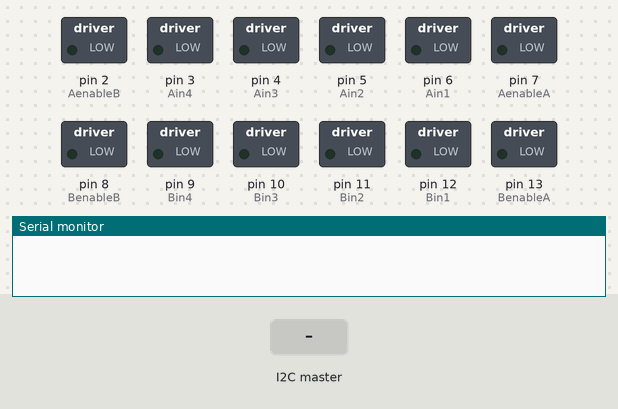
Bench run of a sketch on a simulated Arduino Uno, built with avr-gcc and run on an emulated ATmega328P. Shown: switched loads named in the sketch (green lamp = pin HIGH), the last lines printed to the serial monitor. Inputs (shaded band) come from the test bench.

Above: at 1.2 s.
1.3 s: the I2C master sends "f"
At 1.7 s:
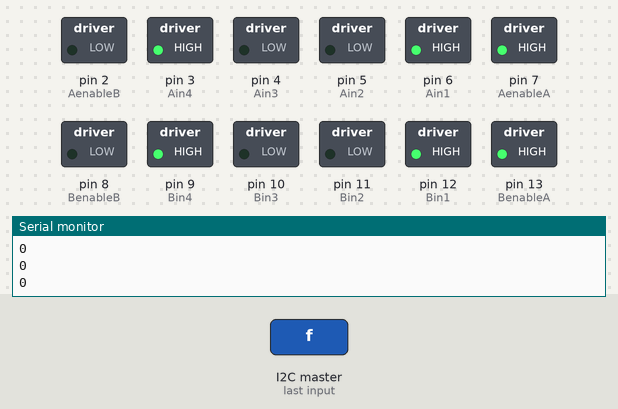
2.8 s: the I2C master sends "l"
At 4.0 s:
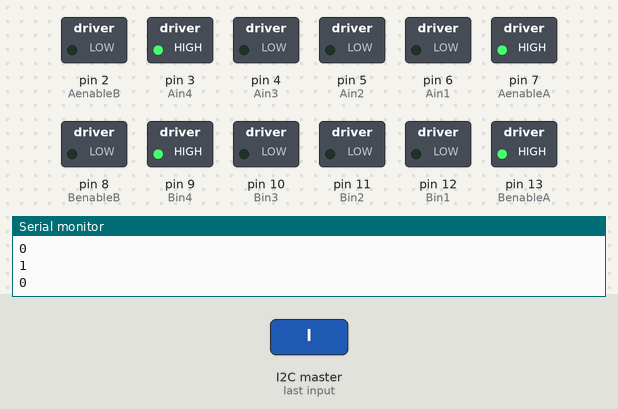
4.3 s: the I2C master sends "r"
At 5.2 s:
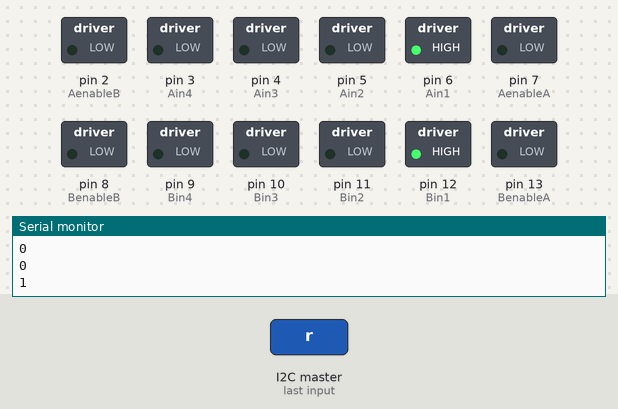
5.8 s: the I2C master sends "b"
At 6.3 s:
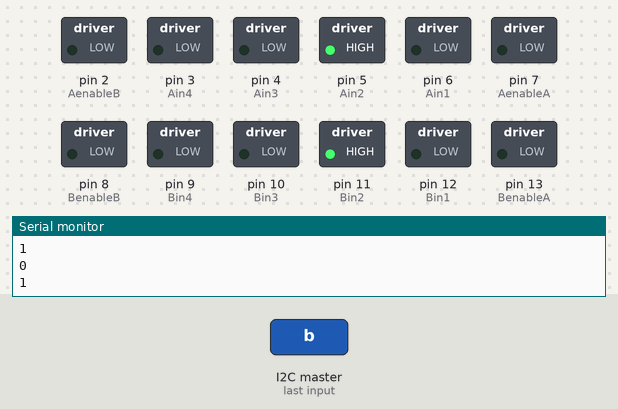
7.3 s: the I2C master sends "s"
At 8.5 s:
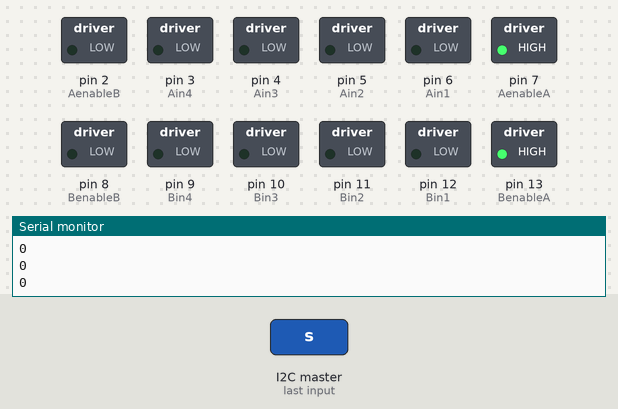
8.8 s: the I2C master sends "b"
At 9.8 s:
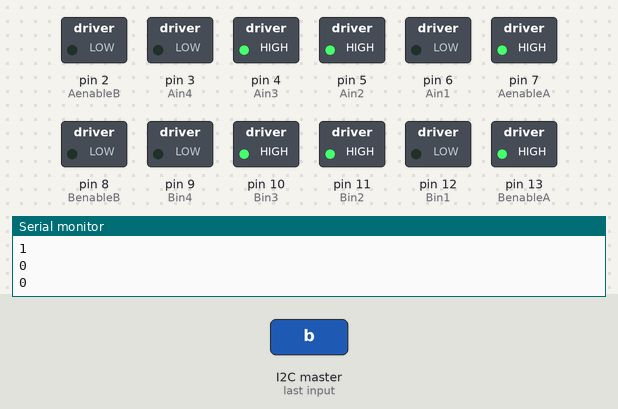
Timing chart, 0 to 11.3 s (numbered marks = the images above; inputs shaded):
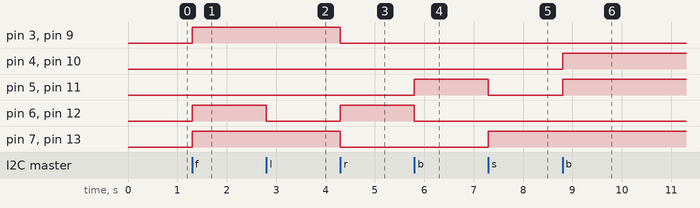

Measured:
- after the input at 1.3 s, pin 3 (Ain4), pin 6 (Ain1), pin 7 (AenableA), pin 9 (Bin4), pin 12 (Bin1), pin 13 (BenableA): LOW → HIGH at once
- after the input at 2.8 s, pin 6 (Ain1), pin 12 (Bin1): HIGH → LOW at once
- after the input at 4.3 s, pin 3 (Ain4), pin 7 (AenableA), pin 9 (Bin4), pin 13 (BenableA): HIGH → LOW at once; pin 6 (Ain1), pin 12 (Bin1): LOW → HIGH at once
- after the input at 5.8 s, pin 5 (Ain2), pin 11 (Bin2): LOW → HIGH at once; pin 6 (Ain1), pin 12 (Bin1): HIGH → LOW at once
- after the input at 7.3 s, pin 5 (Ain2), pin 11 (Bin2): HIGH → LOW at once; pin 7 (AenableA), pin 13 (BenableA): LOW → HIGH at once
- after the input at 8.8 s, pin 4 (Ain3), pin 5 (Ain2), pin 10 (Bin3), pin 11 (Bin2): LOW → HIGH at once

The sketch:

ArduinoInterface.ino
```cpp
#include <Wire.h>

//front motor driver
int AenableA = 7;
int Ain1 = 6;
int Ain2 = 5;

int AenableB = 2;
int Ain3 = 4;
int Ain4 = 3;

//back motor driver
int BenableA = 13;
int Bin1 = 12;
int Bin2 = 11;

int BenableB = 8;
int Bin3 = 10;
int Bin4 = 9;

bool forward = false;
bool backward = false;
bool left = false;
bool right = false;
bool brake = true;


void setup() {
  pinMode(AenableA, OUTPUT);
	pinMode(AenableB, OUTPUT);
	pinMode(Ain1, OUTPUT);
	pinMode(Ain2, OUTPUT);
	pinMode(Ain3, OUTPUT);
	pinMode(Ain4, OUTPUT);

  pinMode(BenableA, OUTPUT);
	pinMode(BenableB, OUTPUT);
	pinMode(Bin1, OUTPUT);
	pinMode(Bin2, OUTPUT);
	pinMode(Bin3, OUTPUT);
	pinMode(Bin4, OUTPUT);

  digitalWrite(Ain1, LOW);
	digitalWrite(Ain2, LOW);
	digitalWrite(Ain3, LOW);
	digitalWrite(Ain4, LOW);
  digitalWrite(Bin1, LOW);
	digitalWrite(Bin2, LOW);
	digitalWrite(Bin3, LOW);
	digitalWrite(Bin4, LOW);

  //master slave connection with NodeMCU ESP8266
  Wire.begin(8);
  Wire.onReceive(receiveEvent);
  Serial.begin(9600);
}

void loop() {
  //delay(100);
}

//recieving data from NodeMCU
void receiveEvent(int howMany) {
  char command;
  while (0 <Wire.available())
  {
    command = Wire.read();
    Serial.println("command: " + command);
  }

  if(command == 'f')
  {
    brake = false;
    forward = true;
    backward = false;
  }
  else if(command == 'l')
  {
    if(left)
    {
      brake = false;
      left = false;
      right = false;
    }
    else
    {
      brake = false;
      left = true;
      right = false;
    }
  }
  else if(command == 'r')
  {
    if(right)
    {
      brake = false;
      left = false;
      right = false;
    }
    else
    {
      brake = false;
      left = false;
      right = true;
    }
  }
  else if(command == 'b')
  {
    brake = false;
    forward = false;
    backward = true;
  }
  else if(command == 's')
  {
    brake = true;
    forward = false;
    backward = false;
    left = false;
    right = false;
  }

  //in3 and in4 are right side, in4 is forward
  //in1 and in2 are left side, in1 is forward

  //forward
  if(forward && !left && !right)
  {
    analogWrite(AenableA, 255);
    digitalWrite(Ain1, HIGH);
	  digitalWrite(Ain2, LOW);
    digitalWrite(Ain3, LOW);
    digitalWrite(Ain4, HIGH);

    analogWrite(BenableA, 255);
    digitalWrite(Bin1, HIGH);
	  digitalWrite(Bin2, LOW);
    digitalWrite(Bin3, LOW);
    digitalWrite(Bin4, HIGH);
  }

  //reverse
  else if(backward && !left && !right)
  {
    analogWrite(AenableB, 100);
    digitalWrite(Ain1, LOW);
	  digitalWrite(Ain2, HIGH);
    digitalWrite(Ain3, HIGH);
    digitalWrite(Ain4, LOW);

    analogWrite(BenableB, 100);
    digitalWrite(Bin1, LOW);
	  digitalWrite(Bin2, HIGH);
    digitalWrite(Bin3, HIGH);
    digitalWrite(Bin4, LOW);
  }

  //turn left
  else if(left && !backward)
  {
    analogWrite(AenableA, 255);
    digitalWrite(Ain1, LOW);
	  digitalWrite(Ain2, LOW);
    digitalWrite(Ain3, LOW);
    digitalWrite(Ain4, HIGH);

    analogWrite(BenableA, 255);
    digitalWrite(Bin1, LOW);
	  digitalWrite(Bin2, LOW);
    digitalWrite(Bin3, LOW);
    digitalWrite(Bin4, HIGH);
  }
  //turn left in reverse
  else if(left && backward)
  {
    analogWrite(AenableA, 255);
    digitalWrite(Ain1, LOW);
	  digitalWrite(Ain2, LOW);
    digitalWrite(Ain3, HIGH);
    digitalWrite(Ain4, LOW);

    analogWrite(BenableA, 255);
    digitalWrite(Bin1, LOW);
	  digitalWrite(Bin2, LOW);
    digitalWrite(Bin3, HIGH);
    digitalWrite(Bin4, LOW);
  }

  //turn right
  else if(right && !backward)
  {
    analogWrite(AenableA, 100);
    digitalWrite(Ain1, HIGH);
	  digitalWrite(Ain2, LOW);
    digitalWrite(Ain3, LOW);
    digitalWrite(Ain4, LOW);

    analogWrite(BenableA, 100);
    digitalWrite(Bin1, HIGH);
	  digitalWrite(Bin2, LOW);
    digitalWrite(Bin3, LOW);
    digitalWrite(Bin4, LOW);
  }

  //turn right in reverse
  else if(backward && right)
  {
    analogWrite(AenableA, 100);
    digitalWrite(Ain1, LOW);
	  digitalWrite(Ain2, HIGH);
    digitalWrite(Ain3, LOW);
    digitalWrite(Ain4, LOW);

    analogWrite(BenableA, 100);
    digitalWrite(Bin1, LOW);
	  digitalWrite(Bin2, HIGH);
    digitalWrite(Bin3, LOW);
    digitalWrite(Bin4, LOW);
  }

  //brake
  else if(brake)
  {
    analogWrite(AenableA, 255);
    digitalWrite(Ain1, LOW);
	  digitalWrite(Ain2, LOW);
    digitalWrite(Ain3, LOW);
	  digitalWrite(Ain4, LOW);

    analogWrite(BenableA, 255);
    digitalWrite(Bin1, LOW);
	  digitalWrite(Bin2, LOW);
    digitalWrite(Bin3, LOW);
	  digitalWrite(Bin4, LOW);
  }
  Serial.println(forward);
  Serial.println(backward);
  Serial.println(left);
  Serial.println(right);

}
```
